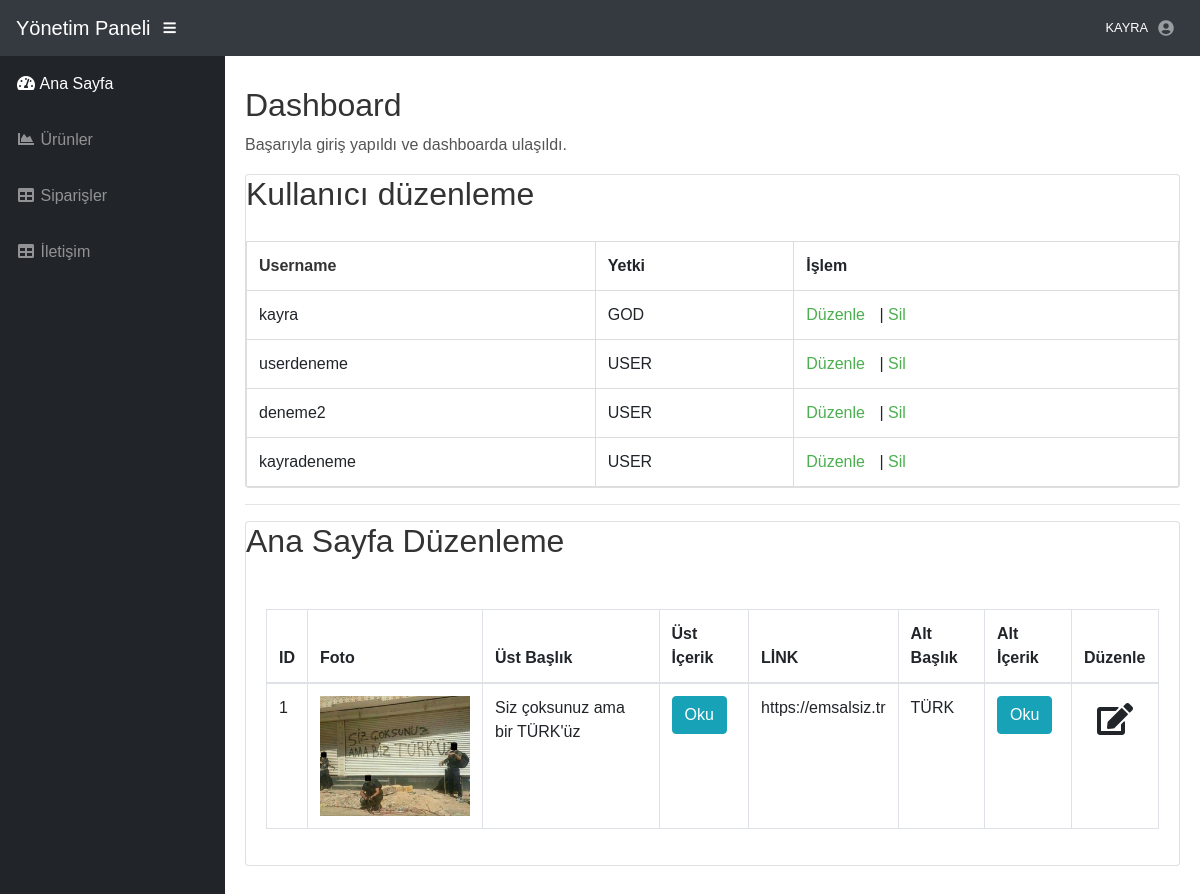
Page /admin/dashboard.php (signed in) on the committed database.
### tables this page shows
CREATE TABLE IF NOT EXISTS `kullanicilar` (
  `id` int(11) NOT NULL AUTO_INCREMENT,
  `username` varchar(50) NOT NULL DEFAULT '',
  `password` varchar(50) NOT NULL DEFAULT '',
  `yetki` varchar(50) NOT NULL DEFAULT 'USER',
  PRIMARY KEY (`id`)
);

CREATE TABLE IF NOT EXISTS `anasayfa` (
  `id` int(11) NOT NULL AUTO_INCREMENT,
  `foto` char(50) NOT NULL,
  `ustBaslik` varchar(250) NOT NULL,
  `ustIcerik` varchar(6000) NOT NULL,
  `link` char(50) NOT NULL,
  `altBaslik` char(250) NOT NULL,
  `altIcerik` varchar(6000) NOT NULL,
  PRIMARY KEY (`id`)
);

### admin/dashboard.php (the view, shortened to what this page needs)
<?php
$sayfa = "Ana Sayfa";
include('../vt.php');
include('ekler/head.php');
include('ekler/nav.php');
include('ekler/sidebar.php');
$orderby = "id";
$sql = "SELECT * FROM kullanicilar ORDER BY $orderby ASC";
$result = $conn->query($sql);
$sorgu = $connect->prepare("SELECT * FROM anasayfa");
$sorgu->execute();
?>
<div class="content">
    <h2>Dashboard</h2>
    <p>Başarıyla giriş yapıldı ve dashboarda ulaşıldı.</p>
    <div class="card mb-3">
    <h2>Kullanıcı düzenleme</h2>
    <table>
        <thead>
            <tr>
            <th><a href="?sort=username">Username</a></th>
            <th>Yetki</th>
            <th>İşlem</th>
            </tr>
        </thead>
        <tbody>
        <?php if ($result->num_rows > 0): ?>
            <?php while($row = $result->fetch_assoc()): ?>
                <tr>
                    <td><?= htmlspecialchars($row['username']) ?></td>
                    <td><?= htmlspecialchars($row['yetki']) ?></td>
                    <td class="actions">
                        <a href="duzenle.php?id=<?= $row['id'] ?>">Düzenle</a> |
                        <a href="kullanicisil.php?id=<?= $row['id'] ?>" onclick="return confirm('Emin misin?')">Sil</a>
                    </td>
                </tr>
            <?php endwhile; ?>
        <?php else: ?>
            <tr><td colspan="5">Kayıt bulunamadı.</td></tr>
        <?php endif; ?>
    </tbody>
    </table>
    </div>
    <hr>
    <div class="card mb-3">
    <h2>Ana Sayfa Düzenleme</h2>
<div class="card-body">
    <div class="table-responsive">
        <table class="table table-bordered" width="100%" cellspacing="0">
            <thead>
            <tr>
                <th>ID</th>
                <th>Foto</th>
                <th>Üst Başlık</th>
                <th>Üst İçerik</th>
                <th>LİNK</th>
                <th>Alt Başlık</th>
                <th>Alt İçerik</th>
                <th>Düzenle</th>
            </tr>
            </thead>
            <tbody>
            <?php while ($sonuc = $sorgu->fetch()) { ?>
                <tr>
                    <td><?= $sonuc["id"] ?></td>
                    <td><img src="../img/<?= $sonuc["foto"] ?>" width="150px"/></td>
                    <td><?= $sonuc["ustBaslik"] ?></td>
                    <td><a class="btn btn-info" href="#" data-toggle="modal"
                           data-target="#icerik<?= $sonuc["id"] ?>">Oku</a>
                    </td>
                    <td><?= $sonuc["link"] ?></td>
                    <td><?= $sonuc["altBaslik"] ?></td>
                    <td><a class="btn btn-info" href="#" data-toggle="modal"
                           data-target="#icerik1<?= $sonuc["id"] ?>">Oku</a>
                    </td>
                    <td><a class="btn btn" href="anasayfaGuncelle.php?id=<?= $sonuc["id"] ?>"><span
                                    class="fa fa-edit fa-2x"></span></a></td>
                </tr>
                <?php
            }
            ?>
            </tbody>
        </table>
    </div>
</div>
    <?php
    include('ekler/footer.php');
    ?>

### admin/ekler/head.php (shortened to what this page needs)
<!DOCTYPE html>
<html lang="tr">
<head>
    <link href="vendor/fontawesome-free/css/all.min.css" rel="stylesheet" type="text/css">
    <link href="vendor/datatables/dataTables.bootstrap4.css" rel="stylesheet">
    <link href="css/sb-admin.css" rel="stylesheet">
</head>

### admin/ekler/nav.php (shortened to what this page needs)
<body id="page-top">
<nav class="navbar navbar-expand navbar-dark bg-dark static-top">
    <a class="navbar-brand mr-1" href="../index.php">Yönetim Paneli</a>
    <button class="btn btn-link btn-sm text-white order-1 order-sm-0" id="sidebarToggle" href="#">
        <i class="fas fa-bars"></i>
    </button>
    <ul class="navbar-nav ml-auto ml-md-0">
        <li class="nav-item dropdown no-arrow">
    <a class="nav-link dropdown-toggle d-flex align-items-center" href="#" id="userDropdown" role="button" data-toggle="dropdown"
       aria-haspopup="true" aria-expanded="false">
        <span class="mr-2 d-none d-lg-inline text-white small">
            <?php echo htmlspecialchars(strtoupper($_SESSION['username'])); ?>
        </span>
        <i class="fas fa-user-circle fa-fw"></i>
    </a>
        </li>
    </ul>
</nav>

### admin/ekler/sidebar.php
<div id="wrapper">
    <ul class="sidebar navbar-nav">
    <li class="nav-item <?php echo $sayfa == 'Ana Sayfa' ? 'active' : '' ?>">
            <a class="nav-link" href="dashboard.php">
                <i class="fas fa-fw fa-tachometer-alt"></i>
                <span>Ana Sayfa</span>
            </a>
        </li>
        <li class="nav-item <?php echo $sayfa == 'Ürünler' ? 'active' : '' ?>">
            <a class="nav-link" href="urunleradmin.php">
                <i class="fas fa-fw fa-chart-area"></i>
                <span>Ürünler</span></a>
        </li>
         <li class="nav-item <?php echo $sayfa == 'Mağaza' ? 'active' : '' ?>">
            <a class="nav-link" href="siparis.php">
                <i class="fas fa-fw fa-table"></i>
                <span>Siparişler</span></a>
        </li>
        <li class="nav-item <?php echo $sayfa == 'İletisim' ? 'active' : '' ?>">
            <a class="nav-link" href="iletisim.php">
                <i class="fas fa-fw fa-table"></i>
                <span>İletişim</span></a>
        </li>
    </ul>

### admin/ekler/footer.php (shortened to what this page needs)
</div>
</div>
</body>
</html>

### admin/ekler/head.php (style rules this page uses)
body { margin: 0; font-family: Arial, sans-serif; }
.content { width: 100%; padding: 30px 20px; }
.content h2 { color: #333; }
.content p { color: #555; line-height: 1.6; }
table { width: 100%; border-collapse: collapse; margin-top: 20px; }
table, th, td { border: 1px solid #ddd; }
th, td { padding: 12px; text-align: left; }
th a { color: #333; text-decoration: none; }
.actions a { margin-right: 10px; color: #4CAF50; text-decoration: none; }

### rows in the picture
kullanicilar: username "kayra", yetki "GOD"
kullanicilar: username "userdeneme", yetki "USER"
kullanicilar: username "deneme2", yetki "USER"
kullanicilar: username "kayradeneme", yetki "USER"
anasayfa: id "1", foto (picture), ustBaslik "Siz çoksunuz ama bir TÜRK'üz", link "https://emsalsiz.tr", altBaslik "TÜRK"

### other values in the picture
$_SESSION['username'] "KAYRA"
